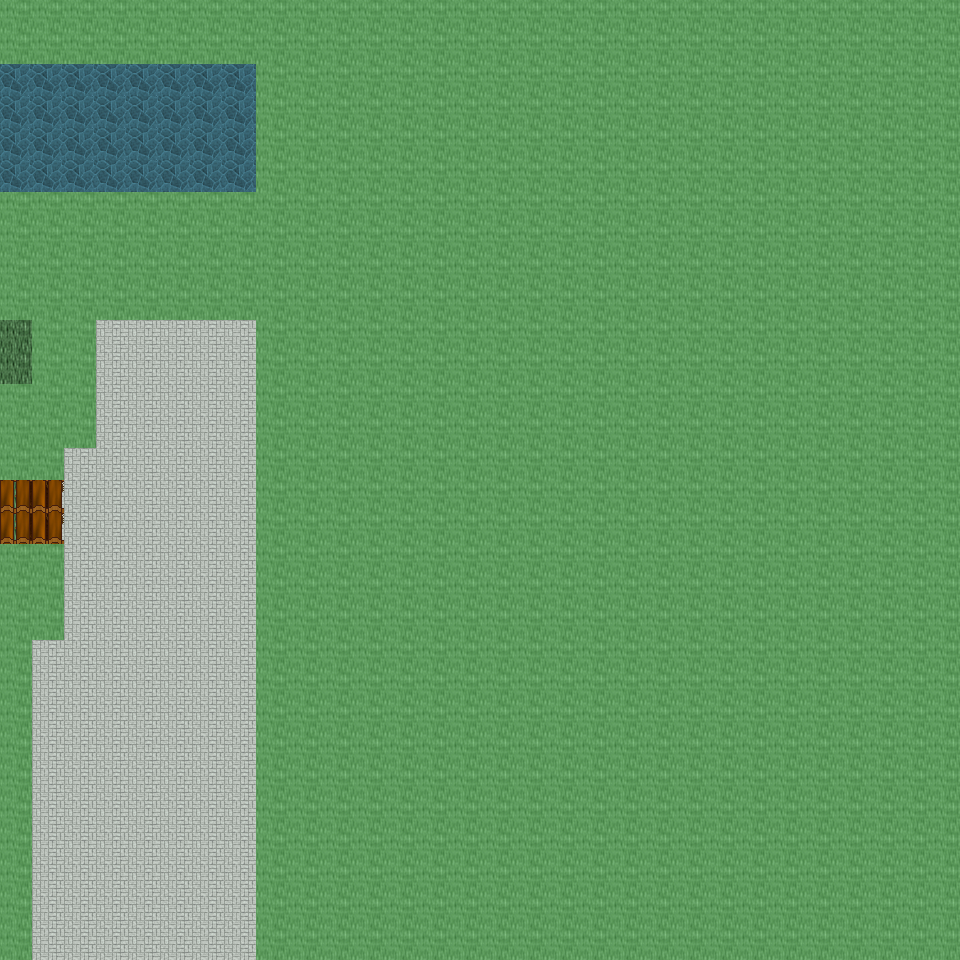

This is a level from a 2D game, rendered from its Tiled map with the project's own tilesets. A one-line summary and the map file follow, with tile-layer data summarised:
An orthogonal 30x30 tile map with 32x32 px tiles, 6 tile layers (Ground, Object, Object2, Above, ...), 25 tilesets and 4 objects (4x mapchange).

<map version="1.0" orientation="orthogonal" renderorder="right-down" width="30" height="30" tilewidth="32" tileheight="32" nextobjectid="5">
  <tileset firstgid="1" name="tileset_ground_ground" tilewidth="32" tileheight="32" tilecount="33" columns="3">
    <image source="../drawable/tileset_ground_ground.png" width="96" height="352" />
  </tileset>
  <tileset firstgid="34" name="tileset_building_castle" tilewidth="32" tileheight="32" tilecount="320" columns="20">
    <image source="../drawable/tileset_building_castle.png" width="640" height="512" />
  </tileset>
  <tileset firstgid="354" name="tileset_furniture_carpet_carpets_2" tilewidth="32" tileheight="32" tilecount="20" columns="4">
    <image source="../drawable/tileset_furniture_carpet_carpets_2.png" width="128" height="160" />
  </tileset>
  <tileset firstgid="374" name="tileset_ground_indoor_tiles" tilewidth="32" tileheight="32" tilecount="8" columns="2">
    <image source="../drawable/tileset_ground_indoor_tiles.png" width="64" height="128" />
  </tileset>
  <tileset firstgid="382" name="tileset_ground_water_pool" tilewidth="32" tileheight="32" tilecount="72" columns="3">
    <image source="../drawable/tileset_ground_water_pool.png" width="96" height="768" />
  </tileset>
  <tileset firstgid="454" name="tileset_ground_ridge_earth_dark" tilewidth="32" tileheight="32" tilecount="96" columns="12">
    <image source="../drawable/tileset_ground_ridge_earth_dark.png" width="384" height="256" />
  </tileset>
  <tileset firstgid="550" name="tileset_logic_collision" tilewidth="32" tileheight="32" tilecount="1" columns="1">
    <image source="../drawable/tileset_logic_collision.png" width="32" height="32" />
  </tileset>
  <tileset firstgid="551" name="tileset_building_wall_stone_grey" tilewidth="32" tileheight="32" tilecount="12" columns="3">
    <image source="../drawable/tileset_building_wall_stone_grey.png" width="96" height="128" />
  </tileset>
  <tileset firstgid="563" name="tileset_building_roof_green" tilewidth="32" tileheight="32" tilecount="20" columns="5">
    <image source="../drawable/tileset_building_roof_green.png" width="160" height="128" />
  </tileset>
  <tileset firstgid="583" name="tileset_ground_ladder_horizontal_dark" tilewidth="32" tileheight="32" tilecount="3" columns="1">
    <image source="../drawable/tileset_ground_ladder_horizontal_dark.png" width="32" height="96" />
  </tileset>
  <tileset firstgid="586" name="tileset_building_house_pink_blue" tilewidth="32" tileheight="32" tilecount="99" columns="11">
    <image source="../drawable/tileset_building_house_pink_blue.png" width="352" height="288" />
  </tileset>
  <tileset firstgid="685" name="tileset_ground_mossy_brick_paving" tilewidth="32" tileheight="32" tilecount="9" columns="3">
    <image source="../drawable/tileset_ground_mossy_brick_paving.png" width="96" height="96" />
  </tileset>
  <tileset firstgid="694" name="tileset_plant_tree_locust_tree" tilewidth="32" tileheight="32" tilecount="20" columns="4">
    <image source="../drawable/tileset_plant_tree_locust_tree.png" width="128" height="160" />
  </tileset>
  <tileset firstgid="714" name="tileset_plant_tree_spruce" tilewidth="32" tileheight="32" tilecount="6" columns="2">
    <image source="../drawable/tileset_plant_tree_spruce.png" width="64" height="96" />
  </tileset>
  <tileset firstgid="720" name="tileset_plant_flower_flowers_mixed" tilewidth="32" tileheight="32" tilecount="16" columns="4">
    <image source="../drawable/tileset_plant_flower_flowers_mixed.png" width="128" height="128" />
  </tileset>
  <tileset firstgid="736" name="tileset_ground_cobbled_paving" tilewidth="32" tileheight="32" tilecount="1" columns="1">
    <image source="../drawable/tileset_ground_cobbled_paving.png" width="32" height="32" />
  </tileset>
  <tileset firstgid="737" name="tileset_plant_flower_daisy_white" tilewidth="32" tileheight="32" tilecount="8" columns="2">
    <image source="../drawable/tileset_plant_flower_daisy_white.png" width="64" height="128" />
  </tileset>
  <tileset firstgid="745" name="tileset_item_postbox" tilewidth="32" tileheight="32" tilecount="4" columns="2">
    <image source="../drawable/tileset_item_postbox.png" width="64" height="64" />
  </tileset>
  <tileset firstgid="749" name="tileset_item_postbox_2" tilewidth="32" tileheight="32" tilecount="2" columns="1">
    <image source="../drawable/tileset_item_postbox_2.png" width="32" height="64" />
  </tileset>
  <tileset firstgid="751" name="tileset_furniture_table_tree_stump_table" tilewidth="32" tileheight="32" tilecount="4" columns="2">
    <image source="../drawable/tileset_furniture_table_tree_stump_table.png" width="64" height="64" />
  </tileset>
  <tileset firstgid="755" name="tileset_plant_stump_int_small_stump" tilewidth="32" tileheight="32" tilecount="1" columns="1">
    <image source="../drawable/tileset_plant_stump_int_small_stump.png" width="32" height="32" />
  </tileset>
  <tileset firstgid="756" name="tileset_plant_grasses" tilewidth="32" tileheight="32" tilecount="6" columns="3">
    <image source="../drawable/tileset_plant_grasses.png" width="96" height="64" />
  </tileset>
  <tileset firstgid="762" name="tileset_building_fence_wooden_brown_fence" tilewidth="32" tileheight="32" tilecount="42" columns="7">
    <image source="../drawable/tileset_building_fence_wooden_brown_fence.png" width="224" height="192" />
  </tileset>
  <tileset firstgid="804" name="tileset_ground_green_paving" tilewidth="32" tileheight="32" tilecount="18" columns="3">
    <image source="../drawable/tileset_ground_green_paving.png" width="96" height="192" />
  </tileset>
  <tileset firstgid="822" name="tileset_building_stone_ruins" tilewidth="32" tileheight="32" tilecount="72" columns="6">
    <image source="../drawable/tileset_building_stone_ruins.png" width="192" height="384" />
  </tileset>
  <layer name="Ground" width="30" height="30">
    <data>[900 cells, 900 non-empty, 5 distinct tile ids]</data>
  </layer>
  <layer name="Object" width="30" height="30">
    <data>[900 cells, 206 non-empty, 49 distinct tile ids]</data>
  </layer>
  <layer name="Object2" width="30" height="30">
    <data>[900 cells, 16 non-empty, 10 distinct tile ids]</data>
  </layer>
  <layer name="Above" width="30" height="30">
    <data>[900 cells, 35 non-empty, 19 distinct tile ids]</data>
  </layer>
  <layer name="Above2" width="30" height="30">
    <data>[900 cells, 0 non-empty, 0 distinct tile ids]</data>
  </layer>
  <layer name="Walkable" width="30" height="30">
    <data>[900 cells, 736 non-empty, 1 distinct tile ids]</data>
  </layer>
  <objectgroup name="MapEvents">
    <object id="1" name="south" type="mapchange" x="32" y="928" width="224" height="32">
      <properties>
        <property name="map" value="0_ados_mountain_n2_w2_x4_y3" />
        <property name="place" value="north" />
      </properties>
    </object>
    <object id="2" name="west" type="mapchange" x="0" y="64" width="32" height="128">
      <properties>
        <property name="map" value="0_ados_mountain_n2_w2_x3_y2" />
        <property name="place" value="east" />
      </properties>
    </object>
    <object id="3" name="west2" type="mapchange" x="0" y="320" width="32" height="64">
      <properties>
        <property name="map" value="0_ados_mountain_n2_w2_x3_y2" />
        <property name="place" value="east2" />
      </properties>
    </object>
    <object id="4" name="west3" type="mapchange" x="0" y="480" width="32" height="64">
      <properties>
        <property name="map" value="0_ados_mountain_n2_w2_x3_y2" />
        <property name="place" value="east3" />
      </properties>
    </object>
  </objectgroup>
</map>
